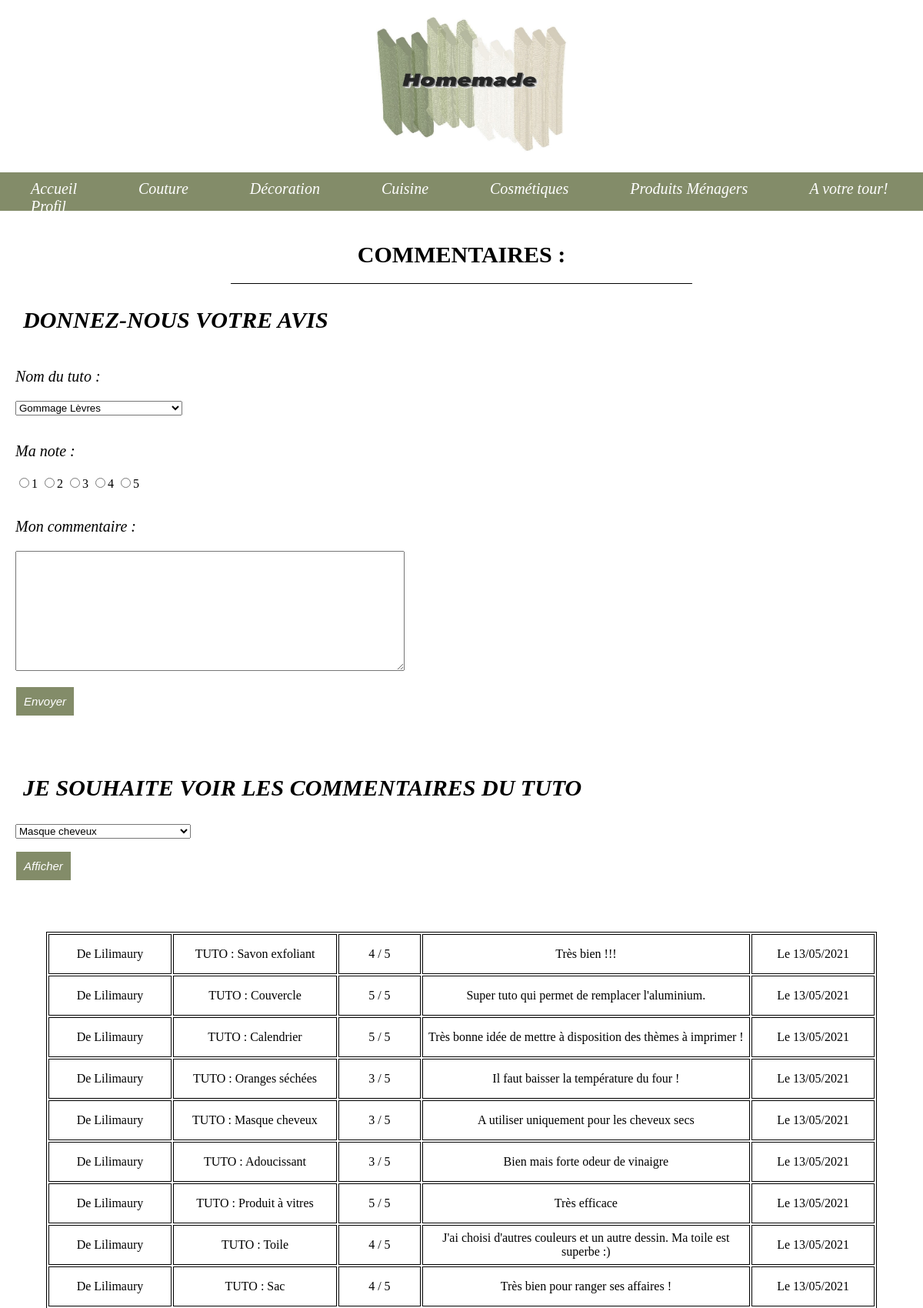
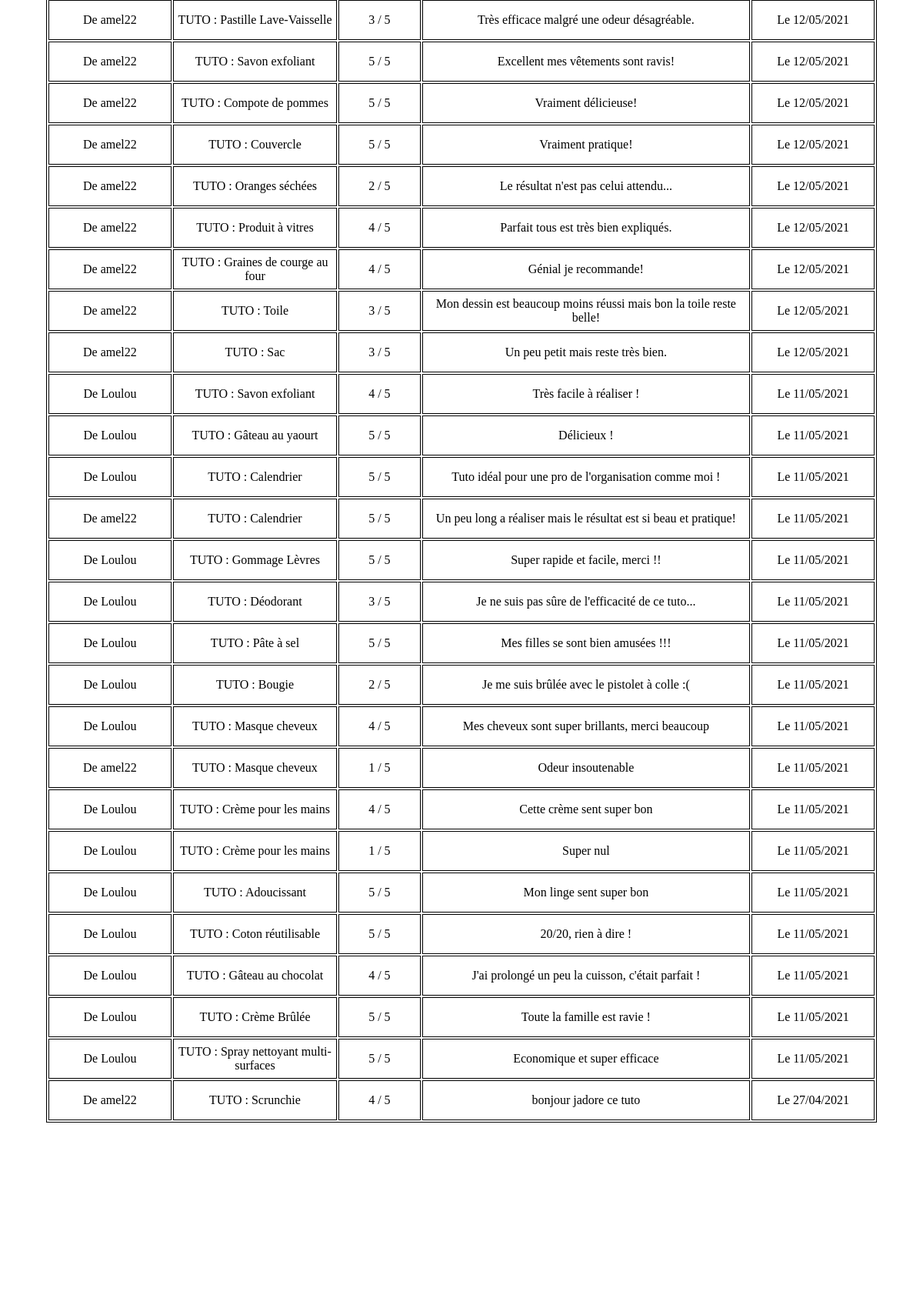
The page /commentaire.php (upper part) on the database its author committed (2 pictures, top to bottom).
### tables this page shows
CREATE TABLE IF NOT EXISTS `photo` (
  `idphoto` int(11) NOT NULL AUTO_INCREMENT,
  `datePhoto` date NOT NULL,
  `chemin` varchar(100) NOT NULL,
  `idtuto` int(11) DEFAULT NULL,
  PRIMARY KEY (`idphoto`),
  KEY `Photo_Tuto_FK` (`idtuto`)
);

CREATE TABLE IF NOT EXISTS `commentaire` (
  `idcommentaire` int(11) NOT NULL AUTO_INCREMENT,
  `note_com` int(11) NOT NULL,
  `dateCommentaire` date NOT NULL,
  `contenucom` text NOT NULL,
  `idutilisateur` int(11) NOT NULL,
  `idtuto` int(11) NOT NULL,
  PRIMARY KEY (`idcommentaire`),
  KEY `Commentaire_Utilisateur_FK` (`idutilisateur`),
  KEY `Commentaire_Tuto0_FK` (`idtuto`)
);

CREATE TABLE IF NOT EXISTS `utilisateur` (
  `idutilisateur` int(11) NOT NULL AUTO_INCREMENT,
  `themefavorie` varchar(100) NOT NULL,
  `nom` varchar(80) NOT NULL,
  `prenom` varchar(80) NOT NULL,
  `email` varchar(255) NOT NULL,
  `mdp` varchar(255) NOT NULL,
  `pseudo` varchar(255) NOT NULL,
  `dateNaissance` date DEFAULT NULL,
  PRIMARY KEY (`idutilisateur`)
);

CREATE TABLE IF NOT EXISTS `tuto` (
  `idtuto` int(11) NOT NULL AUTO_INCREMENT,
  `dateCreation` date NOT NULL,
  `theme` varchar(255) NOT NULL,
  `titreTuto` varchar(255) NOT NULL,
  `textpresentation` text NOT NULL,
  `idutilisateur` int(11) NOT NULL,
  `idabonnement` int(11) DEFAULT NULL,
  PRIMARY KEY (`idtuto`),
  KEY `tuto_utilisateur_FK` (`idutilisateur`),
  KEY `tuto_abonnement_FK` (`idabonnement`)
);

### fonctionBD.php (called while the page is built, shortened)
<?php
  class connexionDB {
    private $host    = 'localhost';
    private $name    = 'projet';
    private $user    = 'root';
    private $pass    = '';
    private $connexion;
    function __construct($host = null, $name = null, $user = null, $pass = null){
      try{
        $this->connexion = new PDO('mysql:host=' . $this->host . ';dbname=' . $this->name,
          $this->user, $this->pass, array(PDO::MYSQL_ATTR_INIT_COMMAND =>'SET NAMES UTF8',
          PDO::ATTR_ERRMODE => PDO::ERRMODE_WARNING));
      }catch (PDOException $e){
        echo 'Erreur : Impossible de se connecter  à la BDD !';
        die();
      }
    }
    public function query($sql, $data = array()){
      $req = $this->connexion->prepare($sql);
      $req->execute($data);
      return $req;
    }
  }
  $bdd = new connexionDB();
?>

### commentaire.php (the view, shortened to what this page needs)
<?php
include_once("fonctionBD.php");
include('fil.php');
$req_commentaire = $bdd->query("SELECT c.*, u.*, t.titreTuto, DATE_FORMAT(c.dateCommentaire, 'Le %d/%m/%Y') as date_c FROM commentaire c, utilisateur u, tuto t WHERE c.idutilisateur = u.idutilisateur AND t.idtuto = c.idtuto ORDER BY C.dateCommentaire DESC");
$req_commentaire = $req_commentaire->fetchAll();
?>
<!DOCTYPE html>
<html lang="fr">
<head>
    <link href="style-3.css" rel="stylesheet">
</head>
<body>
    <div class="acceuil">
        <div class="titre-gd-h1">
            <h1>Commentaires : </h1>
        </div>
        <div class="commentaire-g">
            <p class="comm-1">Donnez-nous votre avis </p>
            <form method="post" action="commentaire.php" class="formulaireSuggestions">
                <p class="titre-comm"><label>Nom du tuto :</label></p>
                <div class="commentaire">
                    <?php
                    $req = $bdd->query("SELECT idabonnement from souscrire where idutilisateur=?", array($_SESSION['id']));
                    $abonnement = $req->fetch();
                    if ($abonnement['idabonnement'] == 3) {
                        echo "<select name='idtuto'>";
                        $req = $bdd->query("SELECT titreTuto, idtuto,theme FROM tuto ORDER BY theme");
                        while ($tuto = $req->fetch()) {
                            $themetuto2 = $tuto['theme'];
                            if ($themetuto2 !== $themetuto and !empty($themetuto)) {
                                echo "</optgroup>";
                                echo "<optgroup label='$themetuto2'>";
                                $titreTuto = $tuto['titreTuto'];
                                $idtuto = $tuto['idtuto'];
                                echo "<option value='$idtuto'>$titreTuto</option>";
                                $themetuto = $tuto['theme'];
                            } elseif ($themetuto2 == $themetuto and !empty($themetuto)) {
                                $titreTuto = $tuto['titreTuto'];
                                $idtuto = $tuto['idtuto'];
                                $themetuto = $tuto['theme'];
                                echo "<option value='$idtuto'>$titreTuto</option>";
                            } else {
                                $titreTuto = $tuto['titreTuto'];
                                $idtuto = $tuto['idtuto'];
                                $themetuto = $tuto['theme'];
                                echo "<optgroup label='$themetuto2'>";
                                echo "<option value='$idtuto'>$titreTuto</option>";
                            }
                        }
                        echo "</optgroup>";
                        echo "</select>";
                    }
                    else {
                        echo "<select name='idtuto'>";
                        $req = $bdd->query("SELECT titreTuto, idtuto,theme FROM tuto where idabonnement=1 ORDER BY theme");
                        while ($tuto = $req->fetch()) {
                            $themetuto2 = $tuto['theme'];
                            if ($themetuto2 !== $themetuto and !empty($themetuto)) {
                                echo "</optgroup>";
                                $themetuto = $tuto['theme'];
                            } elseif ($themetuto2 == $themetuto and !empty($themetuto)) {
                                $themetuto = $tuto['theme'];
                            } else {
                                $titreTuto = $tuto['titreTuto'];
                                $idtuto = $tuto['idtuto'];
                                $themetuto = $tuto['theme'];
                                echo "<optgroup label='$themetuto2'>";
                                echo "<option value='$idtuto'>$titreTuto</option>";
                            }
                        }
                        echo "</select>";
                    }
                    ?>
                </div>
                <p class="titre-comm"><label>Ma note :</label></p>
                <p class="commentaire">
                    <input type="radio" name="note_com" value="1" />1
                    <input type="radio" name="note_com" value="2" />2
                    <input type="radio" name="note_com" value="3" />3
                    <input type="radio" name="note_com" value="4" />4
                    <input type="radio" name="note_com" value="5" />5
                </p>
                <p class="titre-comm"><label>Mon commentaire :</label></p>
                <p class="commentaire"><textarea class="texte-comm" name="contenucom"></textarea></p>
                <p class="envoi-comm"><input class="envoi-comm-style" name="ajout-commentaire" type="submit" value="Envoyer"></p>
            </form>
            <form method="post" action="commentaire.php" class="formulaireSuggestions">
                <div class="afficher-commentaire">
                    <p class="comm-1">Je souhaite voir les commentaires du tuto </p>
                    <div class="commentaire">
                        <?php
                        echo "<select name='idtuto2'>";
                        $req = $bdd->query("SELECT titreTuto, idtuto,theme,idabonnement FROM tuto ORDER BY theme");
                        while ($tuto2 = $req->fetch()) {
                            $themetuto2 = $tuto2['theme'];
                            $titreTuto2 = $tuto2['titreTuto'];
                            if ($tuto2["idabonnement"] == 3) {
                                $titreTuto2 = $titreTuto2 . "(premium)";
                            }
                            if ($themetuto2 !== $themetuto3 and !empty($themetuto3)) {
                                echo "</optgroup>";
                                $themetuto3 = $tuto2['theme'];
                            } elseif ($themetuto2 == $themetuto3 and !empty($themetuto3)) {
                                $themetuto3 = $tuto2['theme'];
                            } else {
                                $idtuto2 = $tuto2['idtuto'];
                                $themetuto3 = $tuto2['theme'];
                                echo "<optgroup label='$themetuto2'>";
                                echo "<option value='$idtuto2'>$titreTuto2</option>";
                            }
                        }
                        echo "</select>"
                        ?>
                    </div>
                    <p class="envoi-comm"><input class="envoi-comm-style" name="affiche" type="submit" value="Afficher"></p>
                </div>
                <table class="liste_commentaire">
                    <?php
                    foreach ($req_commentaire as $rc) {
                    ?>
                        <tr>
                            <td class="list_com_personne">
                                <?= "De " . $rc['pseudo'] ?>
                            </td>
                            <td class="list_com_tuto">
                                <?= " TUTO : " . $rc['titreTuto'] ?>
                            </td>
                            <td class="list_com_note">
                                <?= $rc['note_com'] . " / 5" ?>
                            </td>
                            <td class="list_com_contenu">
                                <?= $rc['contenucom'] ?>
                            </td>
                            <td class="list_com_date">
                                <?= $rc['date_c'] ?>
                            </td>
                        </tr>
                    <?php
                    }
                    ?>
                </table>
        </div>
    </div>
    <?php
    include('bas.php');
    ?>
</body>
</html>

### fil.php (shortened to what this page needs)
<?php
require_once("fonctionBD.php");
$req = $bdd->query("SELECT p.* FROM photo p WHERE p.chemin='titre-3.jpg'");
$tuto = $req->fetch();
$image = $tuto['chemin'];
?>
<!DOCTYPE html>
<html lang="fr">
<head>
	<link href="style-3.css" rel="stylesheet">
</head>
<body>
	<div class="titre1">
		<?php echo "<img class='titre' src='image/$image'	alt='présentation'/>" ?>
	</div>
	<div class="fil">
		<div class="categorie">
			<a href="projet.php">Accueil</a>
		</div>
		<div class="categorie">
			<a href="couture.php">Couture</a>
		</div>
		<div class="categorie">
			<a href="decoration.php">Décoration</a>
		</div>
		<div class="categorie">
			<a href="cuisine.php">Cuisine</a>
		</div>
		<div class="categorie">
			<a href="cosmetiques.php">Cosmétiques</a>
		</div>
		<div class="categorie">
			<a href="ProduitsMenagers.php">Produits Ménagers</a>
		</div>
		<div class="categorie">
			<a href="FormulaireTuto2.php">A votre tour!</a>
		</div>
		<div class="categorie">
			<a href="profil.php">Profil</a>
		</div>
	</div>
</body>
</html>

### bas.php (shortened to what this page needs)
<?php
include_once("fonctionBD.php");
?>
<!DOCTYPE html>
<html lang="fr">
<head>
	<link href="style-3.css" rel="stylesheet">
</head>
<body>
</body>
</html>

### style-3.css (style rules this page uses)
body { width:100%; background-color:white; font-family: Times New Roman; margin:0; }
.titre1 { text-align:center; }
.titre { width:750px; height:220px; margin-left:auto; margin-right:auto; text-align:center; }
.fil { background-color:#838C69; font-size:20px; width:100%; height:30px; padding-top:10px; padding-bottom:10px; }
.fil .categorie { padding-left:40px; padding-right:40px; float:left; }
.fil .categorie a { text-decoration:none; color:white; font-style : italic; }
.titre-gd-h1 { margin-left:auto; margin-right:auto; text-align:center; border-bottom: black 1px solid; width:50%; padding-top:20px; margin-bottom:20px; }
h1 { text-transform:uppercase; font-size:30px; text-align:center; }
.commentaire-g { grid-column:1; }
.comm-1 { padding-left:30px; font-size:30px; text-transform:uppercase; font-weight:bold; font-style:italic; }
.titre-comm { padding-left:20px; font-size:20px; padding-top:15px; font-style:italic; }
.commentaire { padding-left:20px; }
.afficher-commentaire { padding-top: 30px; padding-bottom: 10px; }
.texte-comm { height : 150px ; width : 500px ; }
.envoi-comm { padding-left:20px; }
.envoi-comm-style { background-color:#838C69; font-size:15px; padding:10px; color:white; font-style:italic; text-align:center; border:solid 1px white; }
.liste_commentaire { background-color: white; margin:40px; margin-left: auto; margin-right: auto; width:90%; text-align:center; border: solid 1px black; }
.list_com_personne { padding:15px; height:20px; width:15%; border: solid 1px black; }
.list_com_tuto { height:20px; width:20%; border: solid 1px black; }
.list_com_note { height:20px; width:10%; border: solid 1px black; }
.list_com_contenu { height:20px; width:40%; border: solid 1px black; }
.list_com_date { height:20px; width:15%; border: solid 1px black; }
.acceuil { padding-bottom : 250px ; }

### rows shown on the page
photo: chemin (picture)
commentaire: idutilisateur.pseudo "Lilimaury", idtuto.titreTuto "Savon exfoliant", note_com "4", contenucom "Très bien !!!", date_c "Le 13/05/2021"
commentaire: idutilisateur.pseudo "Lilimaury", idtuto.titreTuto "Couvercle", note_com "5", contenucom "Super tuto qui permet de remplacer l'aluminium.", date_c "Le 13/05/2021"
commentaire: idutilisateur.pseudo "Lilimaury", idtuto.titreTuto "Calendrier", note_com "5", contenucom "Très bonne idée de mettre à disposition des thèmes à imprimer !", date_c "Le 13/05/2021"
commentaire: idutilisateur.pseudo "Lilimaury", idtuto.titreTuto "Oranges séchées", note_com "3", contenucom "Il faut baisser la température du four !", date_c "Le 13/05/2021"
commentaire: idutilisateur.pseudo "Lilimaury", idtuto.titreTuto "Masque cheveux", note_com "3", contenucom "A utiliser uniquement pour les cheveux secs", date_c "Le 13/05/2021"
commentaire: idutilisateur.pseudo "Lilimaury", idtuto.titreTuto "Adoucissant", note_com "3", contenucom "Bien mais forte odeur de vinaigre", date_c "Le 13/05/2021"
commentaire: idutilisateur.pseudo "Lilimaury", idtuto.titreTuto "Produit à vitres", note_com "5", contenucom "Très efficace", date_c "Le 13/05/2021"
commentaire: idutilisateur.pseudo "Lilimaury", idtuto.titreTuto "Toile", note_com "4", contenucom "J'ai choisi d'autres couleurs et un autre dessin. Ma toile est superbe :)", date_c "Le 13/05/2021"
commentaire: idutilisateur.pseudo "Lilimaury", idtuto.titreTuto "Sac", note_com "4", contenucom "Très bien pour ranger ses affaires !", date_c "Le 13/05/2021"
commentaire: idutilisateur.pseudo "amel22", idtuto.titreTuto "Pastille Lave-Vaisselle", note_com "3", contenucom "Très efficace malgré une odeur désagréable.", date_c "Le 12/05/2021"
commentaire: idutilisateur.pseudo "amel22", idtuto.titreTuto "Savon exfoliant", note_com "5", contenucom "Excellent mes vêtements sont ravis!", date_c "Le 12/05/2021"
commentaire: idutilisateur.pseudo "amel22", idtuto.titreTuto "Compote de pommes", note_com "5", contenucom "Vraiment délicieuse!", date_c "Le 12/05/2021"
commentaire: idutilisateur.pseudo "amel22", idtuto.titreTuto "Couvercle", note_com "5", contenucom "Vraiment pratique!", date_c "Le 12/05/2021"
commentaire: idutilisateur.pseudo "amel22", idtuto.titreTuto "Oranges séchées", note_com "2", contenucom "Le résultat n'est pas celui attendu...", date_c "Le 12/05/2021"
commentaire: idutilisateur.pseudo "amel22", idtuto.titreTuto "Produit à vitres", note_com "4", contenucom "Parfait tous est très bien expliqués.", date_c "Le 12/05/2021"
commentaire: idutilisateur.pseudo "amel22", idtuto.titreTuto "Graines de courge au four", note_com "4", contenucom "Génial je recommande!", date_c "Le 12/05/2021"
commentaire: idutilisateur.pseudo "amel22", idtuto.titreTuto "Toile", note_com "3", contenucom "Mon dessin est beaucoup moins réussi mais bon la toile reste belle!", date_c "Le 12/05/2021"
commentaire: idutilisateur.pseudo "amel22", idtuto.titreTuto "Sac", note_com "3", contenucom "Un peu petit mais reste très bien.", date_c "Le 12/05/2021"
commentaire: idutilisateur.pseudo "Loulou", idtuto.titreTuto "Savon exfoliant", note_com "4", contenucom "Très facile à réaliser !", date_c "Le 11/05/2021"
commentaire: idutilisateur.pseudo "Loulou", idtuto.titreTuto "Gâteau au yaourt", note_com "5", contenucom "Délicieux !", date_c "Le 11/05/2021"
commentaire: idutilisateur.pseudo "Loulou", idtuto.titreTuto "Calendrier", note_com "5", contenucom "Tuto idéal pour une pro de l'organisation comme moi !", date_c "Le 11/05/2021"
commentaire: idutilisateur.pseudo "amel22", idtuto.titreTuto "Calendrier", note_com "5", contenucom "Un peu long a réaliser mais le résultat est si beau et pratique!", date_c "Le 11/05/2021"
commentaire: idutilisateur.pseudo "Loulou", idtuto.titreTuto "Gommage Lèvres", note_com "5", contenucom "Super rapide et facile, merci !!", date_c "Le 11/05/2021"
commentaire: idutilisateur.pseudo "Loulou", idtuto.titreTuto "Déodorant", note_com "3", contenucom "Je ne suis pas sûre de l'efficacité de ce tuto...", date_c "Le 11/05/2021"
commentaire: idutilisateur.pseudo "Loulou", idtuto.titreTuto "Pâte à sel", note_com "5", contenucom "Mes filles se sont bien amusées !!!", date_c "Le 11/05/2021"
commentaire: idutilisateur.pseudo "Loulou", idtuto.titreTuto "Bougie", note_com "2", contenucom "Je me suis brûlée avec le pistolet à colle :(", date_c "Le 11/05/2021"
commentaire: idutilisateur.pseudo "Loulou", idtuto.titreTuto "Masque cheveux", note_com "4", contenucom "Mes cheveux sont super brillants, merci beaucoup", date_c "Le 11/05/2021"
commentaire: idutilisateur.pseudo "amel22", idtuto.titreTuto "Masque cheveux", note_com "1", contenucom "Odeur insoutenable", date_c "Le 11/05/2021"
commentaire: idutilisateur.pseudo "Loulou", idtuto.titreTuto "Crème pour les mains", note_com "4", contenucom "Cette crème sent super bon", date_c "Le 11/05/2021"
commentaire: idutilisateur.pseudo "Loulou", idtuto.titreTuto "Crème pour les mains", note_com "1", contenucom "Super nul", date_c "Le 11/05/2021"
commentaire: idutilisateur.pseudo "Loulou", idtuto.titreTuto "Adoucissant", note_com "5", contenucom "Mon linge sent super bon", date_c "Le 11/05/2021"
commentaire: idutilisateur.pseudo "Loulou", idtuto.titreTuto "Coton réutilisable", note_com "5", contenucom "20/20, rien à dire !", date_c "Le 11/05/2021"
commentaire: idutilisateur.pseudo "Loulou", idtuto.titreTuto "Gâteau au chocolat", note_com "4", contenucom "J'ai prolongé un peu la cuisson, c'était parfait !", date_c "Le 11/05/2021"
commentaire: idutilisateur.pseudo "Loulou", idtuto.titreTuto "Crème Brûlée", note_com "5", contenucom "Toute la famille est ravie !", date_c "Le 11/05/2021"
commentaire: idutilisateur.pseudo "Loulou", idtuto.titreTuto "Spray nettoyant multi-surfaces", note_com "5", contenucom "Economique et super efficace", date_c "Le 11/05/2021"
commentaire: idutilisateur.pseudo "amel22", idtuto.titreTuto "Scrunchie", note_com "4", contenucom "bonjour jadore ce tuto", date_c "Le 27/04/2021"

### other values the page prints
form field idtuto "Gommage Lèvres"
form field idtuto2 "Masque cheveux"
